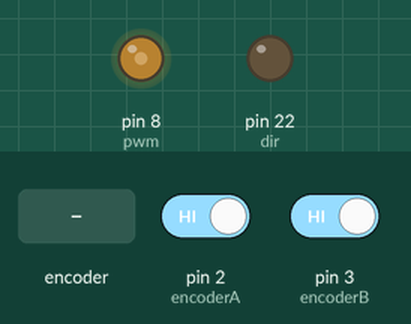
This sketch was run on a simulated Arduino Mega 2560, built with avr-gcc and run on an emulated ATmega2560. Parts: output pins drawn as LEDs (lit = HIGH). The inputs (shaded band) are chosen by the test bench; at power-on: pin 2 (encoderA) HIGH, pin 3 (encoderB) HIGH. What the sketch prints to the serial monitor is not drawn.

Above: at 1.2 s.
1.3 s: rotary encoder on pin 2 (encoderA) / pin 3 (encoderB) turned 3 steps (first pin leading)
Timing chart, 0 to 4.3 s (numbered marks = the images above; inputs shaded):
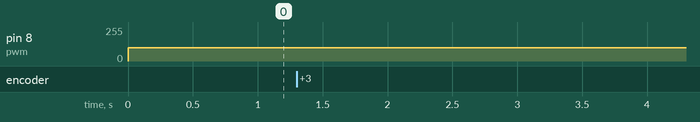

Measured:
- after the input at 1.3 s, every drawn part: stays the same

The sketch:

1234.ino
```cpp
int dir = 22;
int pwm = 8;
int encoderA = 2;
int encoderB = 3;
int counter = 0;
float angle = 0;
void setup() {
  Serial.begin(9600);
  pinMode(dir, OUTPUT);
  pinMode(pwm, OUTPUT);
  pinMode(encoderA, INPUT_PULLUP);
  pinMode(encoderB, INPUT_PULLUP);
  attachInterrupt(0, encoder, RISING);
}
void loop() {
  if (angle < 89) {
    digitalWrite(dir, LOW);

    analogWrite(pwm, 100);
  }  angle = (float)(counter * 360) / 72;
  Serial.print("angle is  ");
  //Serial.print(angle);
  if (angle > 89) {
    analogWrite(pwm, 0);
    Serial.print("  Stop  ");
  }
  Serial.print(angle);
  Serial.print("  pulses is  ");
  Serial.println(counter);
}
void encoder() {
  if (digitalRead(encoderA) == 1) {
    if (digitalRead(encoderB) == 0) {
      counter++;
    }
    else {
      counter--;
    }
  }
}
```
